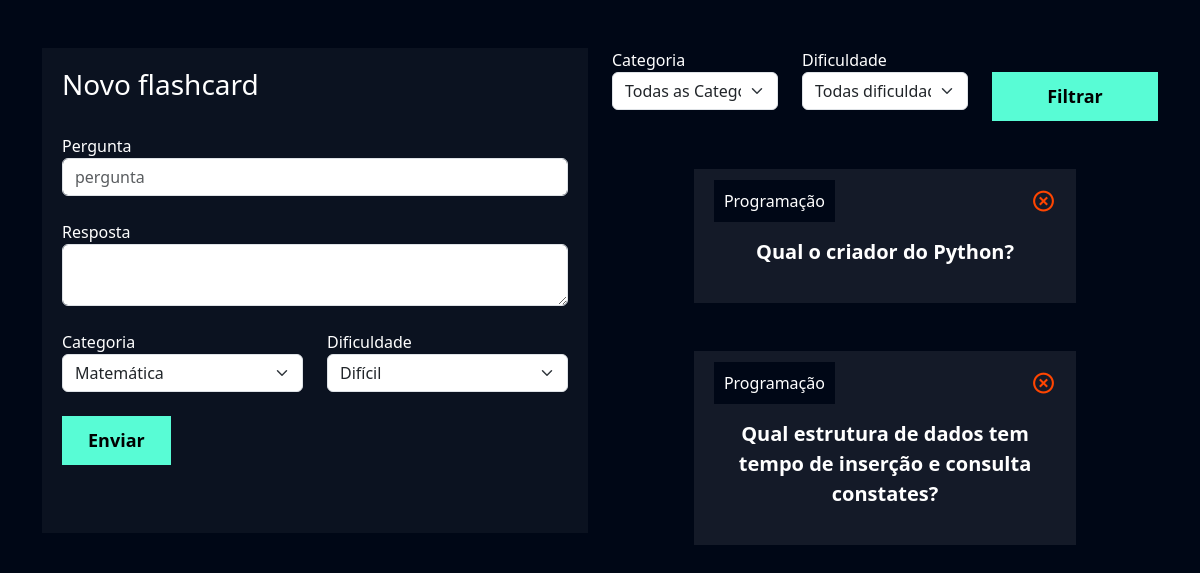
Screenshot of /flashcard/novo_flashcard/ (signed in) with the database file from the repository.
### flashcard/models.py (models this page shows, shortened)
class Flashcard(models.Model):
    DIFICULDADE_CHOICES = (('D', 'Difícil'), ('M', 'Médio'), ('F', 'Fácil'))
    user = models.ForeignKey(User, on_delete=models.DO_NOTHING)
    pergunta = models.CharField(max_length=100)
    resposta = models.TextField()
    categoria = models.ForeignKey(Categoria, on_delete=models.DO_NOTHING)
    dificuldade = models.CharField(max_length=1, choices=DIFICULDADE_CHOICES)

class Categoria(models.Model):
    nome = models.CharField(max_length=20)
    def __str__(self):
        return self.nome

### flashcard/views.py (the view, shortened to what this page needs)
# urls.py: path('novo_flashcard/', views.novo_flashcard, name='novo_flashcard')
def novo_flashcard(request):
    if not request.user.is_authenticated:
        return redirect('/usuarios/logar')
    if request.method == "GET":
        categorias = Categoria.objects.all()
        dificuldades = Flashcard.DIFICULDADE_CHOICES
        flashcards = Flashcard.objects.filter(user=request.user)
        return render(request, 'novo_flashcard.html', {'categorias': categorias, 'dificuldades': dificuldades, 'flashcards': flashcards})

### flashcard/templates/novo_flashcard.html (shortened to what this page needs)
{% extends "base.html" %}
{% load static %}
{% block 'cabecalho' %}
    <link href="{% static 'usuarios/css/cadastro.css' %}" rel="stylesheet">
    <link href='https://unpkg.com/boxicons@2.1.4/css/boxicons.min.css' rel='stylesheet'>
    <link href="{% static 'flashcard/css/novo_flashcard.css' %}" rel='stylesheet'>
{% endblock 'cabecalho' %}
{% block 'conteudo' %}
    <div class="container">
        <br>
        <br>
        <div class="row">
            <div class="col-md">
                <div class="box-form">
                    <form action="{%url 'novo_flashcard' %}" method="POST"> {% csrf_token %}
                        <h3>Novo flashcard</h3>
                        <br>
                        <label>Pergunta</label>
                        <input type="text" class="form-control" placeholder="pergunta" name="pergunta">
                        <br>
                        <label>Resposta</label>
                        <textarea class="form-control" name="resposta"></textarea>
                        <br>
                        <div class="row">
                                <div class="col-md">
                                    <label for="">Categoria</label>
                                    <select class="form-select" name="categoria">
                                        {% for categoria in categorias %}
                                        <option value="{{categoria.id}}">{{categoria}}</option>
                                       {% endfor %}
                                    </select>
                                </div>
                                <div class="col-md">
                                    <label for="">Dificuldade</label>
                                    <select class="form-select" name="dificuldade">
                                        {%for dificuldade in dificuldades%}
                                            <option value="{{dificuldade.0}}">{{dificuldade.1}}</option>
                                        {% endfor %}
                                    </select>
                                </div>
                        </div>
                        <br>
                        <input type="submit" value="Enviar" class="btn-cadastro">
                        <br>
                        <br>
                        <br>
                    </form>
                </div>
            </div>
            <div class="col-md">
                <form action="" method="GET">
                    <div class="row">
                        <div class="col-md">
                            <label for="">Categoria</label>
                            <select name="categoria" id="" class="form-select">
                                <option value="">Todas as Categorias</option>
                            </select>
                        </div>
                        <div class="col-md">
                            <label for="">Dificuldade</label>
                            <select name="dificuldade" id="" class="form-select">
                                <option value="">Todas dificuldades</option>
                            </select>
                        </div>
                        <div class="col-md">
                            <br>
                            <input type="submit" style="width: 100%" value="Filtrar" class="btn-cadastro">
                        </div>
                    </div>
                </form>
                <br>
                <br>
                {%for flash in flashcards%}
                    <div class="box-new-flashcard">
                        <div class="flashcard ">
                            <div class="flashcard-categoria">
                                {{flash.categoria}}
                            </div>
                            <a href=""><i class='icone-exit bx bx-x-circle'></i></a>
                            <br>
                            <br>
                            <div class="flashcard-box-item">
                                <p class="flashcard-item">{{flash.pergunta}}</p>
                            </div>
                        </div>
                    </div>
                    <br>
                    <br>
                {% endfor %}
            </div>
        </div>
    </div>
{% endblock 'conteudo' %}

### templates/base.html (shortened to what this page needs)
{% load static %}
<!doctype html>
<html lang="en">
  <head>
    <link href="https://cdn.jsdelivr.net/npm/bootstrap@5.3.2/dist/css/bootstrap.min.css" rel="stylesheet">
    <link rel="stylesheet" href="{% static 'geral/css/base.css'%}">
    {% block 'cabecalho' %} {% endblock %}
  </head>
  <body>
    {% block 'conteudo' %}{% endblock %}
  </body>
</html>

### templates/static/geral/css/base.css (style rules this page uses)
:root { --main-color: #0b1526; --dark-color: #000716; --secondary-dark-color: rgb(15, 2, 26); --light-color: #00c1f3; --contrast-color: #f4c96b; --differential-color: #58fcd5; }
body { background-color: var(--dark-color) !important; color: white !important; }

### templates/static/usuarios/css/cadastro.css (style rules this page uses)
* { margin: 0; padding: 0; }
.box-form { padding: 20px; background-color: rgba(217,217,217, .05); color: white !important; }
.btn-cadastro { padding: 10px; background-color: #58fcd5; border: none; border: 1px solid #58fcd5; font-size: 18px; font-weight: bold; padding-left: 25px; padding-right: 25px; }

### templates/static/flashcard/css/novo_flashcard.css (style rules this page uses)
.box-new-flashcard { width: 70%; margin: auto; }
.flashcard { background-color: rgba(255, 255, 255, .08); padding: 20px; }
.flashcard-box-item { text-align: center; }
.flashcard p { font-size: 20px; font-weight: bold; cursor: pointer; }
.flashcard-categoria { background-color: var(--dark-color); display: inline; padding: 10px; }
.icone-exit { float: right; font-size: 25px; color: orangered; }

### rows the page displays
Flashcard: categoria "Programação", pergunta "Qual o criador do Python?"
Flashcard: categoria "Programação", pergunta "Qual estrutura de dados tem tempo de inserção e consulta constates?"

### other values shown
form field categoria "Matemática"
form field dificuldade "Difícil"
